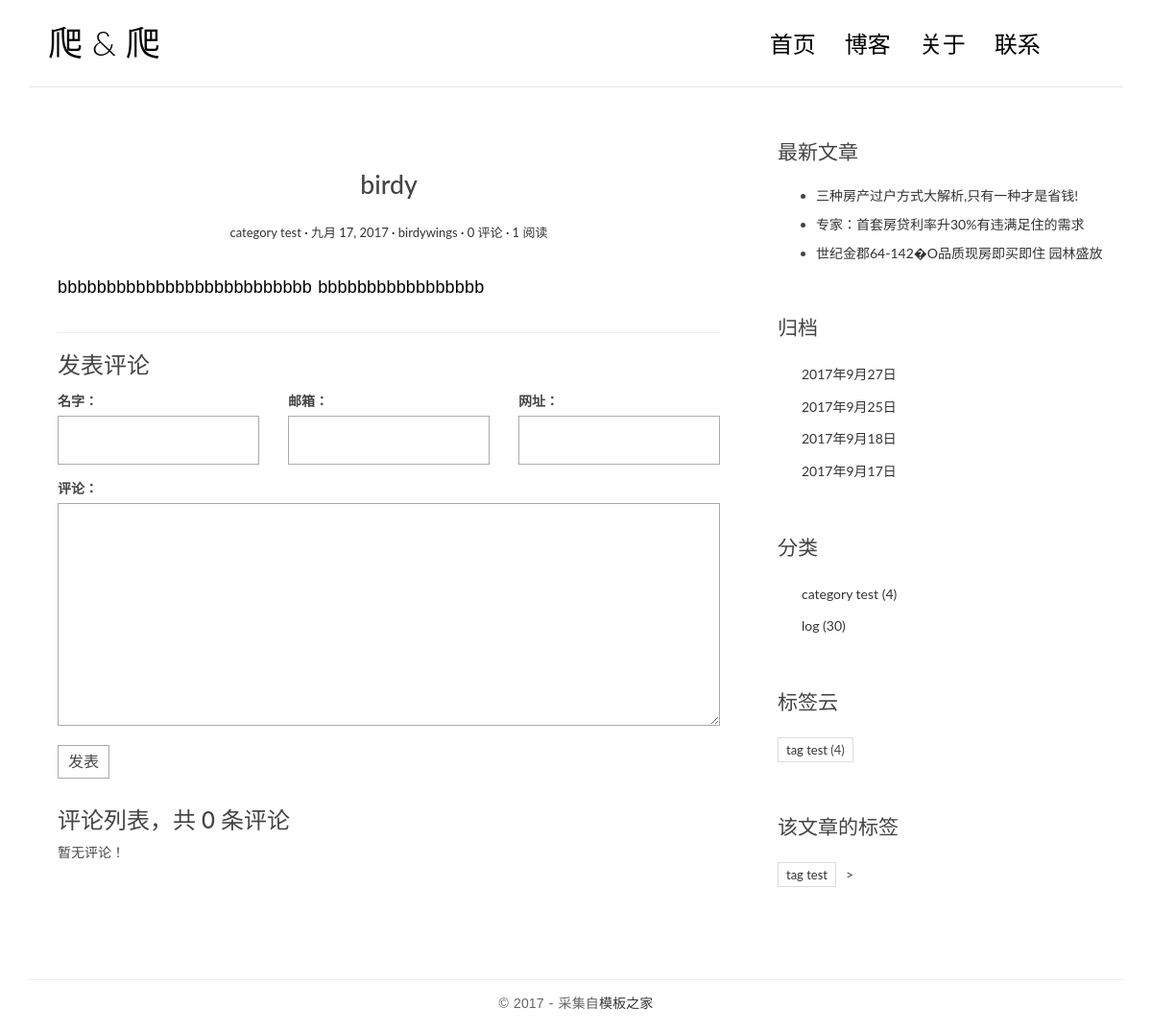
The app's page /post/2/ with its own data.
### blog/models.py (models this page shows, shortened)
class Post(models.Model):
    title = models.CharField(max_length=70)
    body = models.TextField()
    created_time = models.DateField()
    modified_time = models.DateTimeField()
    excerpt = models.CharField(max_length=300,blank=True)
    category = models.ForeignKey(Category)
    tags = models.ManyToManyField(Tag)
    author = models.ForeignKey(User)
    views = models.PositiveIntegerField(default=0)
    class Meta:
        ordering = ['-created_time','title']
    def get_absolute_url(self):
        return reverse('blog:detail',kwargs={'pk':self.pk})
    def save(self,*args,**kwargs):
        if not self.excerpt :
          md = markdown.Markdown(extensions=[
                'markdown.extensions.extra',
                'markdown.extensions.codehilite',
            ])
          self.excerpt = strip_tags(md.convert(self.body))[:60]
        super(Post, self).save(*args,**kwargs)
    def increase_views(self):
        self.views +=1
        self.save(update_fields=['views'])

class Category(models.Model):
    name = models.CharField(max_length=100)

class Tag(models.Model):
    name=models.CharField(max_length=100)

### blog/views.py (the view)
# urls.py: url(r'^post/(?P<pk>[0-9]+)/$',views.PostDetaileView.as_view(),name='detail'),
class PostDetaileView(DetailView):
    model = Post
    template_name = 'blog/detail.html'
    context_object_name = 'post'
    def get(self,request,*args,**kwargs):
        response = super(PostDetaileView,self).get(request,*args,**kwargs)
        self.object.increase_views()
        return response
    def get_object(self, queryset=None):
        post = super(PostDetaileView, self).get_object(queryset=None)
        post.body = markdown(post.body, extensions=[
            'markdown.extensions.extra',
            'markdown.extensions.codehilite',
            'markdown.extensions.toc',
        ])
        return post
    def get_context_data(self, **kwargs):
        context = super(PostDetaileView,self).get_context_data(**kwargs)
        form = CommentForm()
        comment_list = self.object.comment_set.all()
        context.update({"form":form,
                        "comment_list":comment_list,
                        'lenght':len(comment_list)})
        return context

### comment/forms.py
class CommentForm(forms.ModelForm):
    class Meta:
        model = Comment
        fields = ['name','email','url','text']

### blog/templatetags/blog_tags.py (called while the page is built)
@register.simple_tag
def get_newest_posts():
    return Post.objects.all()[:3]

@register.simple_tag
def archives():
    return Post.objects.dates('modified_time','day',order='DESC')

@register.simple_tag
def get_categories():
    return Category.objects.annotate(num_posts=Count('post'))

@register.simple_tag
def get_tags():
    return Tag.objects.annotate(num_posts=Count('post'))

### templates/blog/detail.html (shortened to what this page needs)
{% extends 'base.html' %}
{% block main %}
<article class="post post-1">
                    <header class="entry-header">
                        <h1 class="entry-title">{{ post.title }}</h1>
                        <div class="entry-meta">
                            <span class="post-category"><a href="{% url 'blog:category' post.category.pk %}">{{ post.category.name }}</a></span>
                            <span class="post-date"><a href="{% url 'blog:achives' post.created_time.year post.created_time.month post.created_time.day  %}"><time class="entry-date"
                                                                      datetime="{{ post.created_time }}">{{ post.created_time }}</time></a></span>
                            <span class="post-author"><a href="#">{{ post.author }}</a></span>
                            <span class="comments-link"><a href="#">{{ lenght }} 评论</a></span>
                            <span class="views-count"><a href="#">{{ post.views }} 阅读</a></span>
                        </div>
                    </header>
                    <div class="entry-content clearfix">
                        {{ post.body|safe }}
                    </div>
                </article>
                <section class="comment-area" id="comment-area">
                    <hr>
                    <h3>发表评论</h3>
                    <form action="{% url 'comment:post_comment' pk=post.pk %}" method="post" class="comment-form">
                        <div class="row">
                            <div class="col-md-4">
                                <label for="{{ form.name.id_for_label }}">名字：</label>
                                {{ form.name }}
                            </div>
                            <div class="col-md-4">
                                <label for="{{ form.email.id_for_label }}">邮箱：</label>
                                {{ form.email }}
                            </div>
                            <div class="col-md-4">
                                <label for="{{ form.url.id_for_label }}">网址：</label>
                                {{ form.url }}
                            </div>
                            <div class="col-md-12">
                                <label for="{{ form.text.id_for_label }}">评论：</label>
                                {{ form.text}}
                                <button type="submit" class="comment-btn">发表</button>
                            </div>
                        </div>
                    </form>
                    <div class="comment-list-panel">
                        <h3>评论列表，共 <span>{{ lenght }}</span> 条评论</h3>
                        {% for comment in comment_list %}
                        <ul class="comment-list list-unstyled">
                            <li class="comment-item">
                                <span class="nickname">{{ comment.name }}</span>
                                <time class="submit-date"> {{ comment.created_time }} </time>
                                <div class="text">
                                    {{ comment.text }}
                                </div>
                            </li>
                            {% empty %}
                            暂无评论！
                            {% endfor %}
                    </div>
                </section>
{% endblock %}
{% block tag %}
<li>
    {% for tag in post.tags.all %}
    <a href="{% url 'blog:tag' tag.pk %}">{{ tag.name }}</a>
    {% empty %}
    该文章暂时无标签！
    {% endfor %}
</li>>
{% endblock %}

### templates/base.html (shortened to what this page needs)
{% load staticfiles %}
{% load blog_tags %}
<!DOCTYPE html>
<html>
<head>
	<link rel="stylesheet" href="{% static 'blog/css/bootstrap.min.css' %}">
    <link rel="stylesheet" href="http://code.ionicframework.com/ionicons/2.0.1/css/ionicons.min.css">
	<link rel="stylesheet" href="{% static 'blog/css/css/pace.css' %}">
	<link rel="stylesheet" href="{% static 'blog/css/custom.css' %}">
    <link rel="stylesheet" href="{% static 'blog/css/highlights/github.css' %}">
</head>
<body>
<div class="container">
    <header id="site-header">
        <div class="row">
            <div class="col-md-4 col-sm-5 col-xs-8">
                <div class="logo">
                    <h1><a href="{% url 'blog:index' %}"><b>爬</b> &amp; 爬</a></h1>
                </div>
            </div>
            <div class="col-md-8 col-sm-7 col-xs-4">
                <nav class="main-nav" role="navigation">
                    <div class="collapse navbar-collapse" id="bs-example-navbar-collapse-1">
                        <ul class="nav navbar-nav navbar-right">
                            <li class="cl-effect-11"><a href="{% url 'blog:index' %}" data-hover="首页">首页</a></li>
                            <li class="cl-effect-11"><a href="{% url 'blog:index' %}" data-hover="博客">博客</a></li>
                            <li class="cl-effect-11"><a href="{% url 'blog:index' %}" data-hover="关于">关于</a></li>
                            <li class="cl-effect-11"><a href="{% url 'blog:index' %}" data-hover="联系">联系</a></li>
                        </ul>
                    </div>
                </nav>
            </div>
        </div>
    </header>
</div>
<div class="content-body">
    <div class="container">
        <div class="row">
            <main class="col-md-8">
                {% block main %}
                {% endblock %}
            </main>
            <aside class="col-md-4">
                <div>
                 <h3 class="widget-title">最新文章</h3>
                    {% get_newest_posts as post_list %}
                    {% for post in post_list %}
                    <ul>
                        <li>
                            <a href="{{ post.get_absolute_url }}">{{ post.title }}</a>
                        </li>
                    </ul>
                    {% empty %}
                    暂无文章
                    {% endfor %}
                </div>
                <div class="widget widget-archives">
                    <h3 class="widget-title">归档</h3>
                    <ul>
                        {% archives as date_list %}
                        {% for date in date_list %}
                        <li>
                            <a href="{% url 'blog:achives' date.year date.month date.day %}">{{ date.year }}年{{ date.month }}月{{ date.day }}日</a>
                        </li>
                        {% empty %}
                        暂无归档
                        {% endfor %}
                    </ul>
                </div>
                <div class="widget widget-category">
                    <h3 class="widget-title">分类</h3>
                    {% get_categories  as category_list %}
                    <ul>
                        {% for category in category_list %}
                        <li>
                            <a href="{% url 'blog:category' category.pk %}">{{ category.name }}
                                <span class="post-count">({{ category.num_posts }})</span></a>
                        </li>
                        {% empty %}
                        暂无归类
                        {% endfor %}
                    </ul>
                </div>
                <div class="widget widget-tag-cloud">
                    <h3 class="widget-title">标签云</h3>
                    <ul>
                        {% get_tags as tags_list %}
                        {% for tag in tags_list %}
                        <li>
                            <a href="{% url 'blog:tag' tag.pk %}">{{ tag.name }}</a>
                            <span class="post-count">({{ tag.num_posts }})</span></a>
                        </li>
                        {% endfor %}
                    </ul>
                </div>
                <div class="widget widget-tag-cloud">
                    <h3 class="widget-title">该文章的标签</h3>
                    <ul>
                        {% block tag %}
                        {% endblock %}
                    </ul>
                </div>
            </aside>
        </div>
    </div>
</div>
<footer id="site-footer">
    <div class="container">
        <div class="row">
            <div class="col-md-12">
                <p class="copyright">&copy 2017 - 采集自<a href="http://www.cssmoban.com/"
                                                        target="_blank" title="模板之家">模板之家</a>
                </p>
            </div>
        </div>
    </div>
</footer>
</body>
</html>

### blog/static/blog/css/custom.css (style rules this page uses)
* { outline: none; }
h1, h2, h3, h4, h5, h6 { margin-top: 0; }
b { font-weight: 400; }
a { color: #333; }
body { color: #444; font-family: 'Lato', sans-serif; }
p { font-family: 'Ubuntu', sans-serif; font-weight: 400; word-spacing: 1px; letter-spacing: 0.01em; }
#site-header { background-color: #FFF; padding: 25px 20px; margin-bottom: 40px; border-bottom: 1px solid #e7e7e7; }
.logo h1 a { color: #000; }
.logo h1 { margin: 0; font-family: 'Lato', sans-serif; font-weight: 300; }
.main-nav { margin-top: 11px; max-width: 95%; }
.main-nav a { color: #000000 !important; padding: 0 0 5px 0 !important; margin-right: 30px; font-family: 'Lato', sans-serif; font-weight: 300; font-size: 24px; }
.cl-effect-11 a { padding: 10px 0; color: #0972b4; text-shadow: none; }
.cl-effect-11 a::before { position: absolute; top: 0; left: 0; overflow: hidden; padding: 0 0 5px 0 !important; max-width: 0; border-bottom: 1px solid #000; color: #000; content: attr(data-hover); white-space: nowrap; -webkit-transition: max-width 0.5s; -moz-transition: max-width 0.5s; transition: max-width 0.5s; }
.content-body { padding-bottom: 4em; }
.post { background: #fff; padding: 30px 30px 0; }
.entry-title { text-align: center; font-size: 1.9em; margin-bottom: 20px; line-height: 1.6; padding: 10px 20px 0; }
.entry-meta { text-align: center; color: #DDDDDD; font-size: 13px; margin-bottom: 30px; }
.entry-content { font-size: 18px; line-height: 1.9; font-weight: 300; color: #000; }
.post-category::after, .post-date::after, .post-author::after, .comments-link::after { content: ' ·'; color: #000; }
.widget { background: #fff; padding: 30px 0 0; }
.widget-title { font-size: 1.5em; margin-bottom: 20px; line-height: 1.6; padding: 10px 0 0; font-weight: 400; }
.widget-archives ul { padding: 0; margin: 0; padding-left: 25px; }
.widget-archives ul li { list-style-type: none; position: relative; line-height: 170%; margin-bottom: 10px; }
.widget-archives ul li::before { content: '\f3f3'; font-family: "Ionicons"; position: absolute; left: -25px; top: 1px; font-size: 16px; color: #000; }
.widget-category ul { padding: 0; margin: 0; padding-left: 25px; }
.widget-category ul li { list-style-type: none; position: relative; line-height: 170%; margin-bottom: 10px; }
.widget-category ul li::before { content: '\f3fe'; font-family: "Ionicons"; position: absolute; left: -25px; top: 1px; font-size: 18px; color: #000; }
.widget-tag-cloud ul { padding: 0; margin: 0; margin-right: -10px; }
.widget-tag-cloud ul li { list-style-type: none; font-size: 13px; display: inline-block; margin-right: 10px; margin-bottom: 10px; padding: 3px 8px; border: 1px solid #ddd; }
#site-footer { padding-top: 10px; padding: 0 0 1.5em 0; }
.copyright { text-align: center; padding-top: 1em; margin: 0; border-top: 1px solid #eee; color: #666; }
.contact-form input, .comment-form input { border: 1px solid #aaa; margin-bottom: 15px; width: 100%; padding: 15px 15px; font-size: 16px; line-height: 100%; transition: 0.4s border-color linear; }
.contact-form textarea, .comment-form textarea { border: 1px solid #aaa; margin-bottom: 15px; width: 100%; padding: 15px 15px; font-size: 16px; line-height: 20px !important; min-height: 183px; transition: 0.4s border-color linear; }
.comment-area { padding: 0 30px 0; }
.comment-form { margin-top: 15px; }
.comment-form .comment-btn { background-color: #fff; border: 1px solid #aaa; font-size: 16px; padding: 5px 10px; }
.comment-list-panel { margin-top: 30px; }

### records on screen
Post: title "birdy", category.name "category test", created_time "九月 17, 2017", author "birdywings", views "1", body "bbbbbbbbbbbbbbbbbbbbbbbbbb bbbbbbbbbbbbbbbbb"
Post: title "三种房产过户方式大解析,只有一种才是省钱!"
Post: title "专家：首套房贷利率升30%有违满足住的需求"
Post: title "世纪金郡64-142�O品质现房即买即住 园林盛放"
Category: name "category test", num_posts "4"
Category: name "log", num_posts "30"
Tag: name "tag test", num_posts "4"

### other values on screen
{{ lenght }} "0"
{{ date.year }} "2017" "2017" "2017" "2017"
{{ date.month }} "9" "9" "9" "9"
{{ date.day }} "27" "25" "18" "17"
